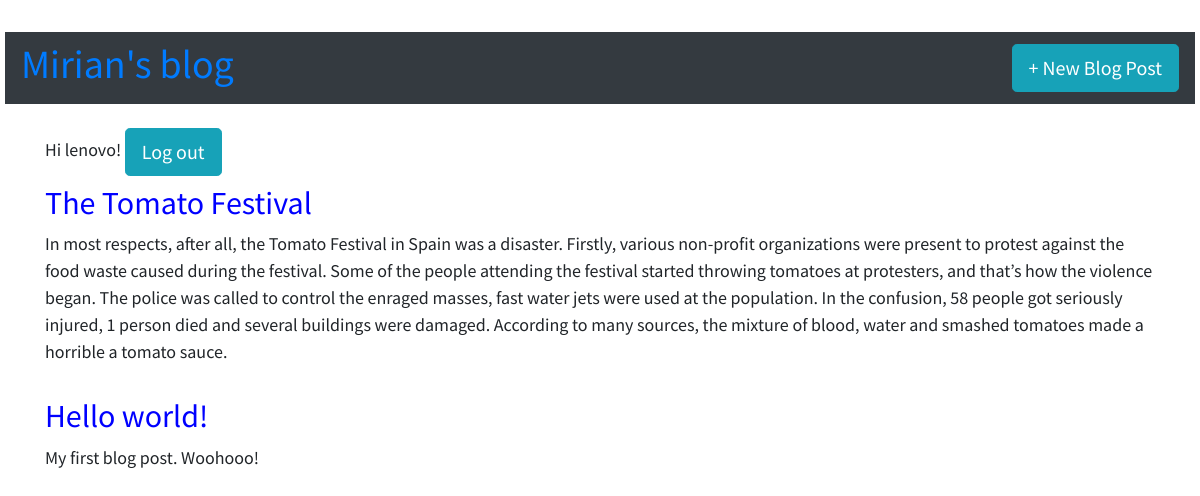
The app's page / (signed in) with its own data.
### blog/models.py (models this page shows, shortened)
class Post(models.Model):
	title = models.CharField(max_length=200)
	author = models.ForeignKey('auth.User',on_delete=models.CASCADE,)
	body = models.TextField()

### blog/views.py (the view)
# urls.py: path('', BlogListView.as_view(), name='home'),
class BlogListView(ListView):
	model = Post
	template_name = 'home.html'

### templates/home.html (shortened to what this page needs)
{% extends 'base.html' %}
{% block content %}
	{% if user.is_authenticated %}
		Hi {{ user.username }}!
		<a href="{% url 'logout' %}" class="btn btn-info btn-lg">
			 Log out
		</a>
	{% else %}
		<p>You are not logged in</p>
		<a href="{% url 'login' %}" class="btn btn-info btn-lg">
			<span class="glyphicon glyphicon-log-in"></span> Log in
		</a> |
		<a class="btn btn-info btn-lg" href="{% url 'signup' %}">Sign Up</a>
	{% endif %}
  {% for post in object_list %}
    <div class="post-entry">
      <h2><a href="{% url 'post_detail' post.pk %}">{{ post.title }}</a></h2>
      <p>{{ post.body }}</p>
    </div>
  {% endfor %}
{% endblock content %}

### static/css/base.css (style rules this page uses)
body { font-family: 'Source Sans Pro', sans-serif; font-size: 18px; padding-left: 15px; }
.post-entry { margin-bottom: 2rem; }
.post-entry h2 { margin: 0.5rem 0; }
.post-entry h2 a, .post-entry h2 a:visited { color: blue; text-decoration: none; }
.post-entry p { margin: 0; font-weight: 400; }

### templates/base.html (style rules this page uses)
body { padding: 5px; }

### records on screen
Post: title "The Tomato Festival", body "In most respects, after all, the Tomato Festival in Spain was a disaster. Firstly, various non-profit organizations were present to protest against the food waste caused during the festival. Some of the people attending the festival started throwing tomatoes at protesters, and that’s how the violence began. The police was called to control the enraged masses, fast water jets were used at the population. In the confusion, 58 people got seriously injured, 1 person died and several buildings were damaged. According to many sources, the mixture of blood, water and smashed tomatoes made a horrible a tomato sauce."
Post: title "Hello world!", body "My first blog post. Woohooo!"

### other values on screen
{{ user.username }} "lenovo"
